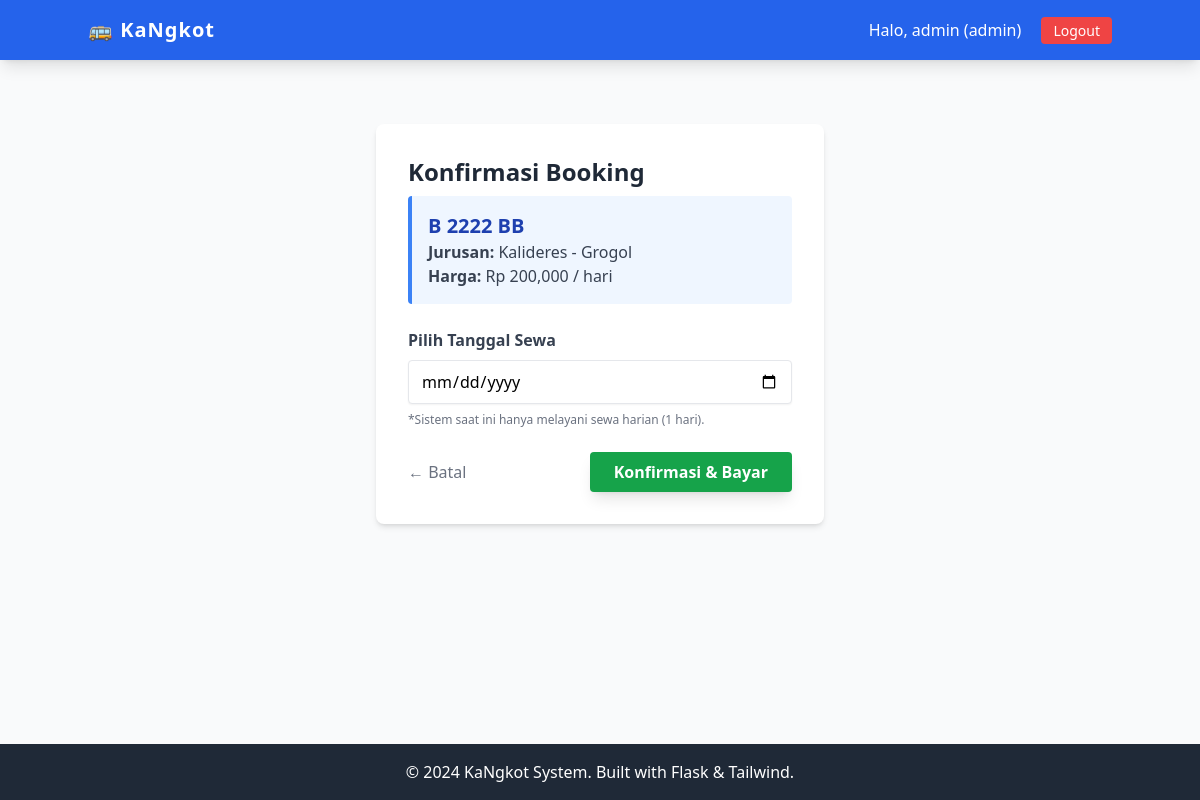
Screenshot of /booking/2 (signed in) with the database file from the repository.
### tables this page shows
CREATE TABLE angkot (
        id INTEGER PRIMARY KEY AUTOINCREMENT,
        plat_nomor TEXT NOT NULL UNIQUE,
        jurusan TEXT NOT NULL,
        harga_per_hari REAL NOT NULL,
        status TEXT DEFAULT 'tersedia',
        img_url TEXT
    );

### app_mysql.py (the view, shortened to what this page needs)
@app.route('/booking/<int:id>', methods=['GET', 'POST'])
def booking_angkot(id):
    if 'user_id' not in session:
        flash('Silakan login untuk booking.', 'error')
        return redirect(url_for('index'))
    conn = get_db_connection()
    cursor = conn.cursor()
    cursor.execute("SELECT * FROM angkot WHERE id = ?", (id,))
    angkot = cursor.fetchone()
    conn.close()
    return render_template('booking.html', angkot=angkot)

### db_config.py (called while the page is built)
def get_db_connection():
    base_dir = os.path.dirname(os.path.abspath(__file__))
    db_path = os.path.join(base_dir, DB_NAME)
    conn = sqlite3.connect(db_path)
    conn.row_factory = sqlite3.Row
    return conn

### templates/booking.html
{% extends 'base.html' %}
{% block content %}
<div class="max-w-md mx-auto bg-white p-8 rounded-lg shadow-md mt-10">
    <h2 class="text-2xl font-bold text-gray-800 mb-2">Konfirmasi Booking</h2>
    <div class="bg-blue-50 p-4 rounded mb-6 border-l-4 border-blue-500">
        <h3 class="text-xl font-bold text-blue-800">{{ angkot['plat_nomor'] }}</h3>
        <p class="text-gray-700"><strong>Jurusan:</strong> {{ angkot['jurusan'] }}</p>
        <p class="text-gray-700"><strong>Harga:</strong> Rp {{ "{:,.0f}".format(angkot['harga_per_hari']) }} / hari</p>
    </div>
    <form method="POST">
        <div class="mb-6">
            <label class="block text-gray-700 font-bold mb-2">Pilih Tanggal Sewa</label>
            <input type="date" name="tanggal_sewa" required
                   class="w-full border rounded px-3 py-2 focus:outline-none focus:ring focus:border-blue-300 shadow-sm">
            <p class="text-xs text-gray-500 mt-2">*Sistem saat ini hanya melayani sewa harian (1 hari).</p>
        </div>
        <div class="flex justify-between items-center">
            <a href="{{ url_for('dashboard') }}" class="text-gray-500 hover:text-gray-700 font-medium transition">
                &larr; Batal
            </a>
            <button type="submit" class="bg-green-600 hover:bg-green-700 text-white font-bold py-2 px-6 rounded shadow-lg transform hover:-translate-y-0.5 transition">
                Konfirmasi & Bayar
            </button>
        </div>
    </form>
</div>
{% endblock %}

### rows the page displays
angkot: plat_nomor "B 2222 BB", jurusan "Kalideres - Grogol", harga_per_hari "200,000"

### other values shown
{{ session['username'] }} "admin"
{{ session['role'] }} "admin"
